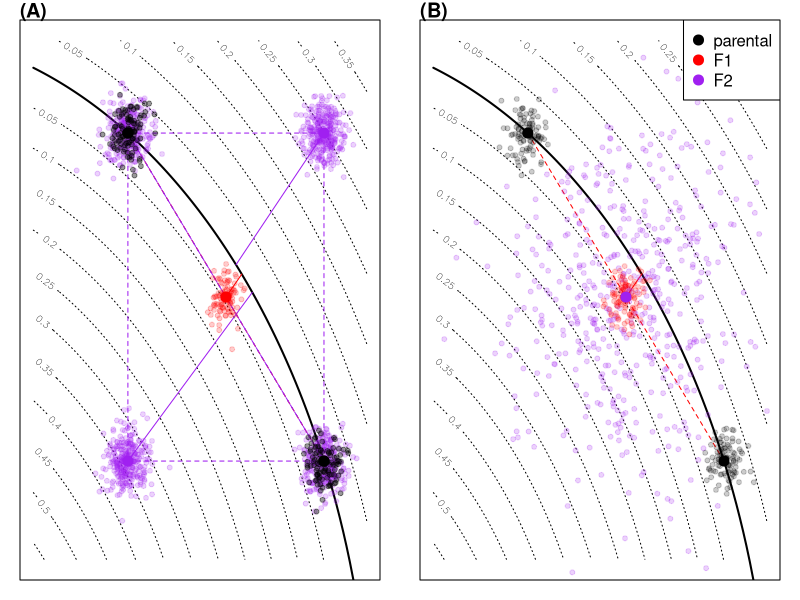
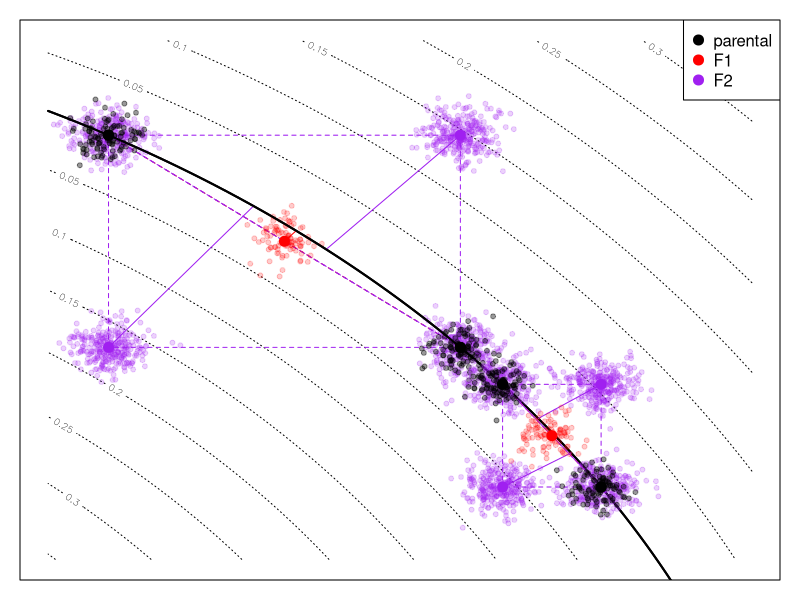

Source code (R) for these figures, in order:
# make a conceptual figure of a fitness landscape

dx <- 0.4
xx <- yy <- seq(1/sqrt(2) - dx,1/sqrt(2) + 0.7 * dx,length.out=100)
z <- abs(sqrt(outer(xx^2, yy^2, "+")) - 1.0)

plot_pop <- function (x, sigma, nreps=100, pch=20, cex=1, ...) {
    y <- matrix(rnorm(length(x)*nreps, mean=rep(x,each=nreps), sd=sigma), nrow=nreps)
    points(y, pch=pch, cex=cex, ...)
    return(invisible(y))
}

do.plot <- function (p1, p2, sigma, add=FALSE, legend=!add) {
    F1 <- (p1+p2)/2
    F2 <- rbind( c(p1[1],p2[2]), c(p2[1],p1[2]), p1, p2 )
    proj <- function (xy) { th <- atan2(x=xy[1],y=xy[2]); c(cos(th), sin(th)) }
    if (!add) contour(xx, yy, z, lty=3, 
                      xaxt='n', yaxt='n', xlab='', ylab='')
    lines(xx, sqrt(1-xx^2), lty=1, lwd=2)
    segments(x0=c(p1[1],p2[1]), x1=c(F1[1],F1[1]), 
             y0=c(p1[2],p2[2]), y1=c(F1[2],F1[2]), 
             lty=2, col='red')
    for (k in 1:nrow(F2)) {
        segments(x0=c(p1[1],p2[1]), x1=c(F2[k,1],F2[k,1]), 
                 y0=c(p1[2],p2[2]), y1=c(F2[k,2],F2[k,2]), 
                 lty=2, col='purple')
        segments(x0=F2[k,1], y0=F2[k,2], x1=proj(F2[k,])[1], y1=proj(F2[k,])[2], col='purple')
        plot_pop(F2[k,], 1.1 * sigma, col=adjustcolor('purple', 0.2), nreps=300)
    }
    segments(x0=F1[1], y0=F1[2], x1=proj(F1)[1], y1=proj(F1)[2], col='red')
    plot_pop(p1, sigma, col=adjustcolor('black', 0.4))
    plot_pop(p2, sigma, col=adjustcolor('black', 0.4))
    plot_pop(F1, sigma, col=adjustcolor('red', 0.2))
    points(rbind(p1,p2,F1,F2), cex=2, pch=20,
           col=c("black","black","red","purple","purple") )
    if (legend) legend("topright", pch=20, pt.cex=2, bg='white',
                   col=c("black","red","purple"),
                   legend=c("parental", "F1", "F2"))
}

quant.plot <- function (p1, p2, sigma, add=FALSE, legend=!add) {
    dp <- sqrt(sum((p1-p2)^2))
    F1 <- F2 <- (p1+p2)/2
    proj <- function (xy) { th <- atan2(x=xy[1],y=xy[2]); c(cos(th), sin(th)) }
    if (!add) contour(xx, yy, z, lty=3, 
                      xaxt='n', yaxt='n', xlab='', ylab='')
    lines(xx, sqrt(1-xx^2), lty=1, lwd=2)
    segments(x0=c(p1[1],p2[1]), x1=c(F1[1],F1[1]), 
             y0=c(p1[2],p2[2]), y1=c(F1[2],F1[2]), 
             lty=2, col='red')
    segments(x0=F1[1], y0=F1[2], x1=proj(F1)[1], y1=proj(F1)[2], col='red')
    plot_pop(F2, sigma + dp/6, col=adjustcolor('purple', 0.2), nreps=500)
    plot_pop(p1, sigma, col=adjustcolor('black', 0.2))
    plot_pop(p2, sigma, col=adjustcolor('black', 0.2))
    plot_pop(F1, sigma, col=adjustcolor('red', 0.2))
    points(rbind(p1,p2,F1,F2), cex=2, pch=20,
           col=c("black","black","red","purple","purple") )
    if (legend) legend("topright", pch=20, pt.cex=2, bg='white',
                   col=c("black","red","purple"),
                   legend=c("parental", "F1", "F2"))
}

p1 <- c(0.90, sqrt(1-0.90^2))
p2 <- c(0.5, sqrt(1-0.50^2))


pdf(file="conceptual_fig.pdf", width=6, height=3, pointsize=10)
layout(t(1:2))
par(mar=c(1,1,1,1))

do.plot(p1, p2, sigma=.02, legend=FALSE)
title(main="(A)", adj=0)
quant.plot(p1, p2, sigma=.02)
title(main="(B)", adj=0)

dev.off()


dx <- 0.25
xx <- yy <- seq(1/sqrt(2)-dx,1/sqrt(2)+dx,length.out=100)
z <- abs(sqrt(outer(xx^2, yy^2, "+")) - 1.0)


p3 <- c(0.75, sqrt(1-0.75^2))
p4 <- c(0.50, sqrt(1-0.50^2))


p5 <- c(0.78, sqrt(1-0.78^2))
p6 <- c(0.85, sqrt(1-0.85^2))



pdf(file="conceptual_fig_two_pairs.pdf", width=3, height=3, pointsize=10)
par(mar=c(1,1,1,1))

do.plot(p3, p4, sigma=.012)

do.plot(p5, p6, sigma=.012, add=TRUE)

dev.off()
